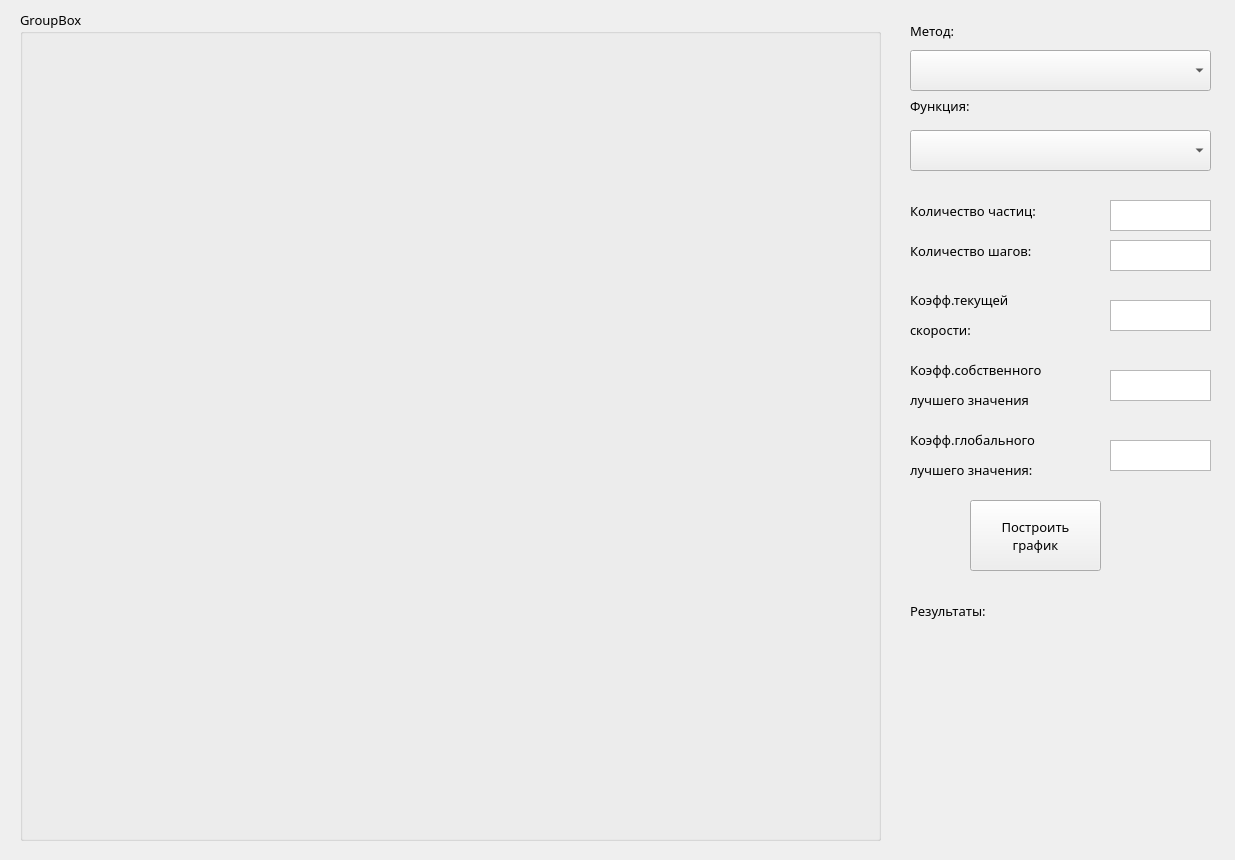
<?xml version="1.0" encoding="UTF-8"?>
<ui version="4.0">
 <class>MainWindow</class>
 <widget class="QMainWindow" name="MainWindow">
  <property name="geometry">
   <rect>
    <x>0</x>
    <y>0</y>
    <width>1235</width>
    <height>860</height>
   </rect>
  </property>
  <property name="font">
   <font>
    <family>Segoe Print</family>
    <pointsize>10</pointsize>
   </font>
  </property>
  <property name="windowTitle">
   <string>MainWindow</string>
  </property>
  <widget class="QWidget" name="centralwidget">
   <widget class="QGroupBox" name="groupBox_plot">
    <property name="enabled">
     <bool>true</bool>
    </property>
    <property name="geometry">
     <rect>
      <x>20</x>
      <y>10</y>
      <width>861</width>
      <height>831</height>
     </rect>
    </property>
    <property name="title">
     <string>GroupBox</string>
    </property>
   </widget>
   <widget class="QComboBox" name="comboBox">
    <property name="geometry">
     <rect>
      <x>910</x>
      <y>50</y>
      <width>301</width>
      <height>41</height>
     </rect>
    </property>
   </widget>
   <widget class="QLabel" name="label">
    <property name="geometry">
     <rect>
      <x>910</x>
      <y>20</y>
      <width>121</width>
      <height>21</height>
     </rect>
    </property>
    <property name="font">
     <font>
      <family>Segoe Print</family>
     </font>
    </property>
    <property name="text">
     <string>Метод:</string>
    </property>
   </widget>
   <widget class="QLabel" name="label_2">
    <property name="geometry">
     <rect>
      <x>910</x>
      <y>90</y>
      <width>101</width>
      <height>31</height>
     </rect>
    </property>
    <property name="text">
     <string>Функция:</string>
    </property>
   </widget>
   <widget class="QLabel" name="label_function">
    <property name="geometry">
     <rect>
      <x>910</x>
      <y>130</y>
      <width>270</width>
      <height>120</height>
     </rect>
    </property>
    <property name="text">
     <string/>
    </property>
   </widget>
   <widget class="QPushButton" name="pushButton_create">
    <property name="geometry">
     <rect>
      <x>970</x>
      <y>500</y>
      <width>131</width>
      <height>71</height>
     </rect>
    </property>
    <property name="text">
     <string>Построить
график</string>
    </property>
   </widget>
   <widget class="QLabel" name="label_3">
    <property name="geometry">
     <rect>
      <x>910</x>
      <y>590</y>
      <width>141</width>
      <height>41</height>
     </rect>
    </property>
    <property name="text">
     <string>Результаты:</string>
    </property>
   </widget>
   <widget class="QLabel" name="label_result">
    <property name="geometry">
     <rect>
      <x>900</x>
      <y>640</y>
      <width>321</width>
      <height>211</height>
     </rect>
    </property>
    <property name="text">
     <string/>
    </property>
    <property name="alignment">
     <set>Qt::AlignLeading|Qt::AlignLeft|Qt::AlignTop</set>
    </property>
   </widget>
   <widget class="QTextEdit" name="textEdit">
    <property name="geometry">
     <rect>
      <x>1110</x>
      <y>240</y>
      <width>101</width>
      <height>31</height>
     </rect>
    </property>
   </widget>
   <widget class="QLabel" name="label_4">
    <property name="enabled">
     <bool>true</bool>
    </property>
    <property name="geometry">
     <rect>
      <x>910</x>
      <y>240</y>
      <width>181</width>
      <height>21</height>
     </rect>
    </property>
    <property name="text">
     <string>Количество шагов:</string>
    </property>
   </widget>
   <widget class="QComboBox" name="comboBox_lab4">
    <property name="geometry">
     <rect>
      <x>910</x>
      <y>130</y>
      <width>301</width>
      <height>41</height>
     </rect>
    </property>
   </widget>
   <widget class="QLabel" name="label_5">
    <property name="enabled">
     <bool>true</bool>
    </property>
    <property name="geometry">
     <rect>
      <x>910</x>
      <y>200</y>
      <width>181</width>
      <height>21</height>
     </rect>
    </property>
    <property name="text">
     <string>Количество частиц:</string>
    </property>
   </widget>
   <widget class="QTextEdit" name="textEdit_2">
    <property name="geometry">
     <rect>
      <x>1110</x>
      <y>200</y>
      <width>101</width>
      <height>31</height>
     </rect>
    </property>
   </widget>
   <widget class="QLabel" name="label_6">
    <property name="enabled">
     <bool>true</bool>
    </property>
    <property name="geometry">
     <rect>
      <x>910</x>
      <y>280</y>
      <width>181</width>
      <height>71</height>
     </rect>
    </property>
    <property name="text">
     <string>&lt;html&gt;&lt;head/&gt;&lt;body&gt;&lt;p&gt;Коэфф.текущей&lt;/p&gt;&lt;p&gt;скорости:&lt;/p&gt;&lt;/body&gt;&lt;/html&gt;</string>
    </property>
   </widget>
   <widget class="QTextEdit" name="textEdit_3">
    <property name="geometry">
     <rect>
      <x>1110</x>
      <y>300</y>
      <width>101</width>
      <height>31</height>
     </rect>
    </property>
   </widget>
   <widget class="QLabel" name="label_7">
    <property name="enabled">
     <bool>true</bool>
    </property>
    <property name="geometry">
     <rect>
      <x>910</x>
      <y>350</y>
      <width>191</width>
      <height>71</height>
     </rect>
    </property>
    <property name="text">
     <string>&lt;html&gt;&lt;head/&gt;&lt;body&gt;&lt;p&gt;Коэфф.собственного&lt;/p&gt;&lt;p&gt;лучшего значения&lt;/p&gt;&lt;/body&gt;&lt;/html&gt;</string>
    </property>
   </widget>
   <widget class="QTextEdit" name="textEdit_4">
    <property name="geometry">
     <rect>
      <x>1110</x>
      <y>370</y>
      <width>101</width>
      <height>31</height>
     </rect>
    </property>
   </widget>
   <widget class="QLabel" name="label_8">
    <property name="enabled">
     <bool>true</bool>
    </property>
    <property name="geometry">
     <rect>
      <x>910</x>
      <y>420</y>
      <width>181</width>
      <height>71</height>
     </rect>
    </property>
    <property name="text">
     <string>&lt;html&gt;&lt;head/&gt;&lt;body&gt;&lt;p&gt;Коэфф.глобального&lt;/p&gt;&lt;p&gt;лучшего значения:&lt;/p&gt;&lt;/body&gt;&lt;/html&gt;</string>
    </property>
    <property name="textFormat">
     <enum>Qt::AutoText</enum>
    </property>
   </widget>
   <widget class="QTextEdit" name="textEdit_5">
    <property name="geometry">
     <rect>
      <x>1110</x>
      <y>440</y>
      <width>101</width>
      <height>31</height>
     </rect>
    </property>
   </widget>
  </widget>
 </widget>
 <resources/>
 <connections/>
</ui>
